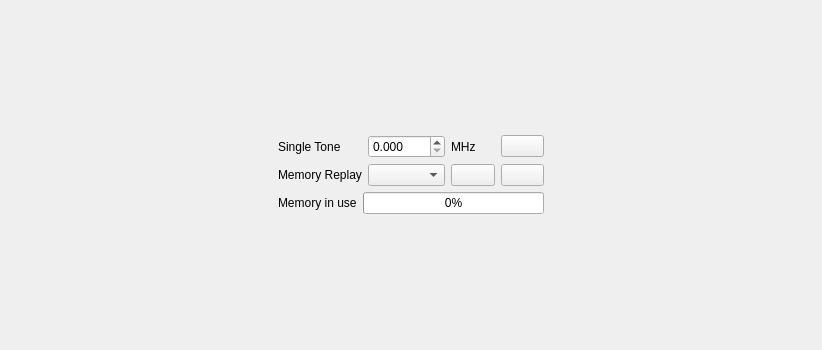
<?xml version="1.0" encoding="UTF-8"?>
<ui version="4.0">
 <class>Form</class>
 <widget class="QWidget" name="Form">
  <property name="geometry">
   <rect>
    <x>0</x>
    <y>0</y>
    <width>822</width>
    <height>350</height>
   </rect>
  </property>
  <property name="minimumSize">
   <size>
    <width>400</width>
    <height>0</height>
   </size>
  </property>
  <property name="windowTitle">
   <string>Form</string>
  </property>
  <property name="toolTip">
   <string/>
  </property>
  <layout class="QVBoxLayout" name="verticalLayout_2">
   <item>
    <layout class="QHBoxLayout" name="horizontalLayout">
     <item>
      <spacer name="horizontalSpacer_2">
       <property name="orientation">
        <enum>Qt::Horizontal</enum>
       </property>
       <property name="sizeHint" stdset="0">
        <size>
         <width>40</width>
         <height>20</height>
        </size>
       </property>
      </spacer>
     </item>
     <item>
      <layout class="QVBoxLayout" name="verticalLayout">
       <item>
        <layout class="QGridLayout" name="gridLayout">
         <item row="1" column="1">
          <widget class="QComboBox" name="comboBox_memory"/>
         </item>
         <item row="0" column="0">
          <widget class="QLabel" name="label_2">
           <property name="text">
            <string>Single Tone</string>
           </property>
          </widget>
         </item>
         <item row="1" column="3">
          <widget class="QPushButton" name="pushButton_MemoryReplay">
           <property name="toolTip">
            <string>Start/Stop</string>
           </property>
           <property name="text">
            <string/>
           </property>
          </widget>
         </item>
         <item row="0" column="2">
          <widget class="QLabel" name="label_5">
           <property name="text">
            <string>MHz</string>
           </property>
          </widget>
         </item>
         <item row="0" column="3">
          <widget class="QPushButton" name="pushButton_SingleTone">
           <property name="toolTip">
            <string>Start/Stop</string>
           </property>
           <property name="text">
            <string/>
           </property>
          </widget>
         </item>
         <item row="1" column="0">
          <widget class="QLabel" name="label_3">
           <property name="text">
            <string>Memory Replay</string>
           </property>
          </widget>
         </item>
         <item row="0" column="1">
          <widget class="QDoubleSpinBox" name="doubleSpinBox_frequency">
           <property name="decimals">
            <number>3</number>
           </property>
           <property name="maximum">
            <number>1250</number>
           </property>
          </widget>
         </item>
         <item row="1" column="2">
          <widget class="QPushButton" name="pushButton_refresh">
           <property name="toolTip">
            <string>Refresh dropdown menu</string>
           </property>
           <property name="text">
            <string/>
           </property>
          </widget>
         </item>
        </layout>
       </item>
       <item>
        <layout class="QHBoxLayout" name="horizontalLayout_2">
         <item>
          <widget class="QLabel" name="label">
           <property name="text">
            <string>Memory in use</string>
           </property>
          </widget>
         </item>
         <item>
          <widget class="QProgressBar" name="used_memory">
           <property name="enabled">
            <bool>true</bool>
           </property>
           <property name="tabletTracking">
            <bool>false</bool>
           </property>
           <property name="contextMenuPolicy">
            <enum>Qt::DefaultContextMenu</enum>
           </property>
           <property name="value">
            <number>0</number>
           </property>
           <property name="orientation">
            <enum>Qt::Horizontal</enum>
           </property>
           <property name="textDirection">
            <enum>QProgressBar::TopToBottom</enum>
           </property>
           <property name="format">
            <string>%p%</string>
           </property>
          </widget>
         </item>
        </layout>
       </item>
      </layout>
     </item>
     <item>
      <spacer name="horizontalSpacer">
       <property name="orientation">
        <enum>Qt::Horizontal</enum>
       </property>
       <property name="sizeHint" stdset="0">
        <size>
         <width>40</width>
         <height>20</height>
        </size>
       </property>
      </spacer>
     </item>
    </layout>
   </item>
  </layout>
 </widget>
 <resources/>
 <connections/>
</ui>
